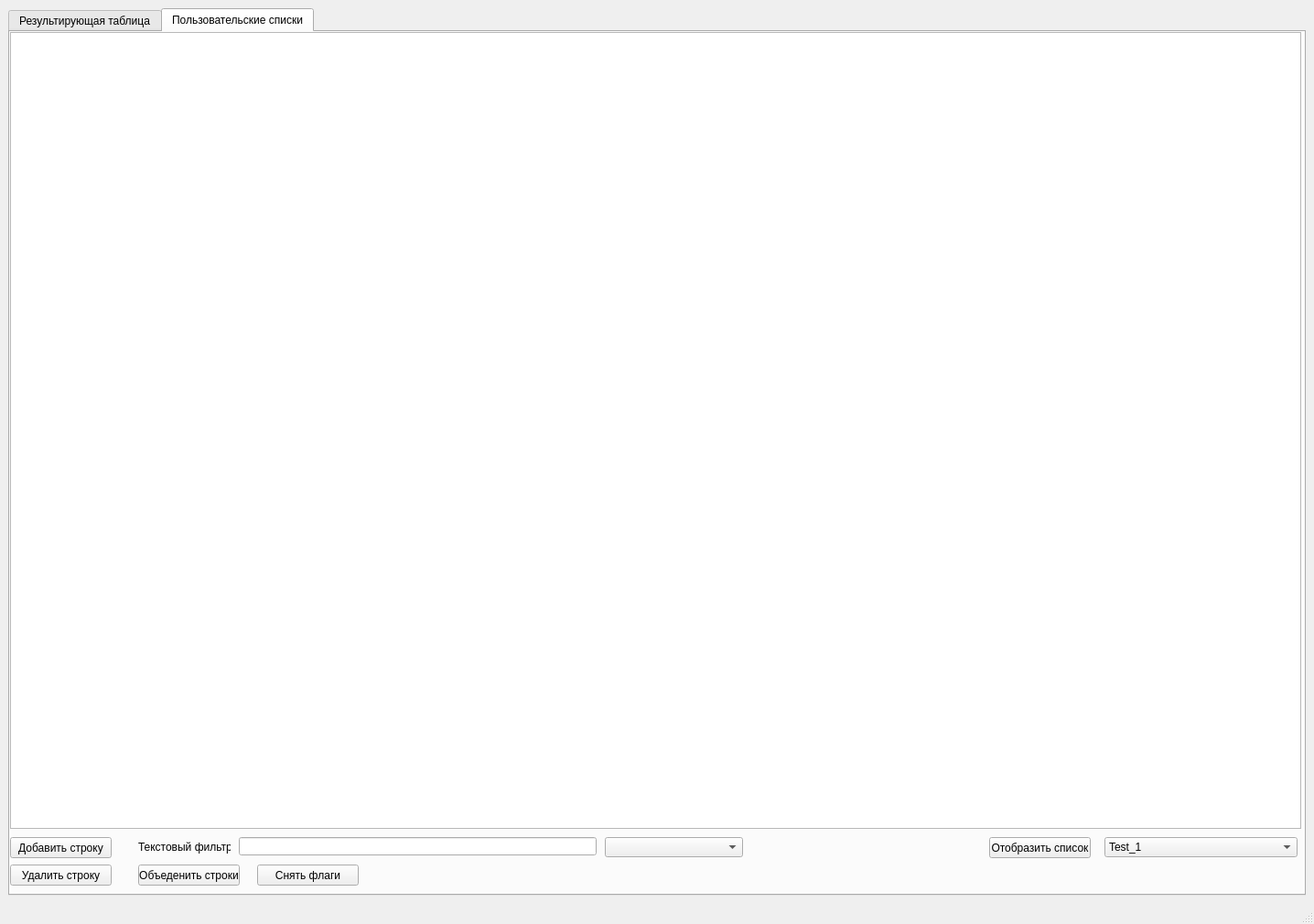
<?xml version="1.0" encoding="UTF-8"?>
<ui version="4.0">
 <class>MainWindow</class>
 <widget class="QMainWindow" name="MainWindow">
  <property name="geometry">
   <rect>
    <x>0</x>
    <y>0</y>
    <width>1436</width>
    <height>1010</height>
   </rect>
  </property>
  <property name="windowTitle">
   <string>MainWindow</string>
  </property>
  <widget class="QWidget" name="centralwidget">
   <layout class="QGridLayout" name="gridLayout">
    <item row="0" column="1">
     <widget class="QTabWidget" name="tabWidget">
      <property name="currentIndex">
       <number>1</number>
      </property>
      <widget class="QWidget" name="Result">
       <attribute name="title">
        <string>Результирующая таблица</string>
       </attribute>
       <widget class="QTreeView" name="treeView">
        <property name="geometry">
         <rect>
          <x>0</x>
          <y>0</y>
          <width>1411</width>
          <height>911</height>
         </rect>
        </property>
        <attribute name="headerShowSortIndicator" stdset="0">
         <bool>true</bool>
        </attribute>
       </widget>
       <widget class="QComboBox" name="comboBox_3">
        <property name="geometry">
         <rect>
          <x>1228</x>
          <y>919</y>
          <width>171</width>
          <height>22</height>
         </rect>
        </property>
        <item>
         <property name="text">
          <string>Test_1</string>
         </property>
        </item>
        <item>
         <property name="text">
          <string>Test_2</string>
         </property>
        </item>
        <item>
         <property name="text">
          <string>Xcomp</string>
         </property>
        </item>
       </widget>
       <widget class="QLabel" name="label_2">
        <property name="geometry">
         <rect>
          <x>1100</x>
          <y>920</y>
          <width>121</width>
          <height>20</height>
         </rect>
        </property>
        <property name="text">
         <string>Приоритетный список</string>
        </property>
       </widget>
      </widget>
      <widget class="QWidget" name="tab_2">
       <attribute name="title">
        <string>Пользовательские списки</string>
       </attribute>
       <widget class="QTableView" name="tableView">
        <property name="geometry">
         <rect>
          <x>0</x>
          <y>0</y>
          <width>1411</width>
          <height>871</height>
         </rect>
        </property>
        <property name="sortingEnabled">
         <bool>true</bool>
        </property>
        <attribute name="verticalHeaderShowSortIndicator" stdset="0">
         <bool>true</bool>
        </attribute>
       </widget>
       <widget class="QPushButton" name="pushButton">
        <property name="geometry">
         <rect>
          <x>0</x>
          <y>880</y>
          <width>111</width>
          <height>23</height>
         </rect>
        </property>
        <property name="text">
         <string>Добавить строку</string>
        </property>
       </widget>
       <widget class="QPushButton" name="pushButton_2">
        <property name="geometry">
         <rect>
          <x>0</x>
          <y>910</y>
          <width>111</width>
          <height>23</height>
         </rect>
        </property>
        <property name="text">
         <string>Удалить строку</string>
        </property>
       </widget>
       <widget class="QComboBox" name="comboBox">
        <property name="geometry">
         <rect>
          <x>1196</x>
          <y>880</y>
          <width>211</width>
          <height>22</height>
         </rect>
        </property>
        <item>
         <property name="text">
          <string>Test_1</string>
         </property>
        </item>
        <item>
         <property name="text">
          <string>Test_2</string>
         </property>
        </item>
        <item>
         <property name="text">
          <string>Xcomp</string>
         </property>
        </item>
       </widget>
       <widget class="QPushButton" name="pushButton_3">
        <property name="geometry">
         <rect>
          <x>1070</x>
          <y>880</y>
          <width>111</width>
          <height>23</height>
         </rect>
        </property>
        <property name="text">
         <string>Отобразить список</string>
        </property>
       </widget>
       <widget class="QLabel" name="label">
        <property name="geometry">
         <rect>
          <x>140</x>
          <y>880</y>
          <width>101</width>
          <height>21</height>
         </rect>
        </property>
        <property name="text">
         <string>Текстовый фильтр</string>
        </property>
       </widget>
       <widget class="QLineEdit" name="lineEdit">
        <property name="geometry">
         <rect>
          <x>250</x>
          <y>880</y>
          <width>391</width>
          <height>20</height>
         </rect>
        </property>
       </widget>
       <widget class="QComboBox" name="comboBox_2">
        <property name="geometry">
         <rect>
          <x>650</x>
          <y>880</y>
          <width>151</width>
          <height>22</height>
         </rect>
        </property>
       </widget>
       <widget class="QPushButton" name="pushButton_4">
        <property name="geometry">
         <rect>
          <x>140</x>
          <y>910</y>
          <width>111</width>
          <height>23</height>
         </rect>
        </property>
        <property name="text">
         <string>Объеденить строки</string>
        </property>
       </widget>
       <widget class="QPushButton" name="pushButton_5">
        <property name="geometry">
         <rect>
          <x>270</x>
          <y>910</y>
          <width>111</width>
          <height>23</height>
         </rect>
        </property>
        <property name="text">
         <string>Снять флаги</string>
        </property>
       </widget>
      </widget>
     </widget>
    </item>
   </layout>
  </widget>
  <widget class="QStatusBar" name="statusbar"/>
 </widget>
 <resources/>
 <connections/>
</ui>
